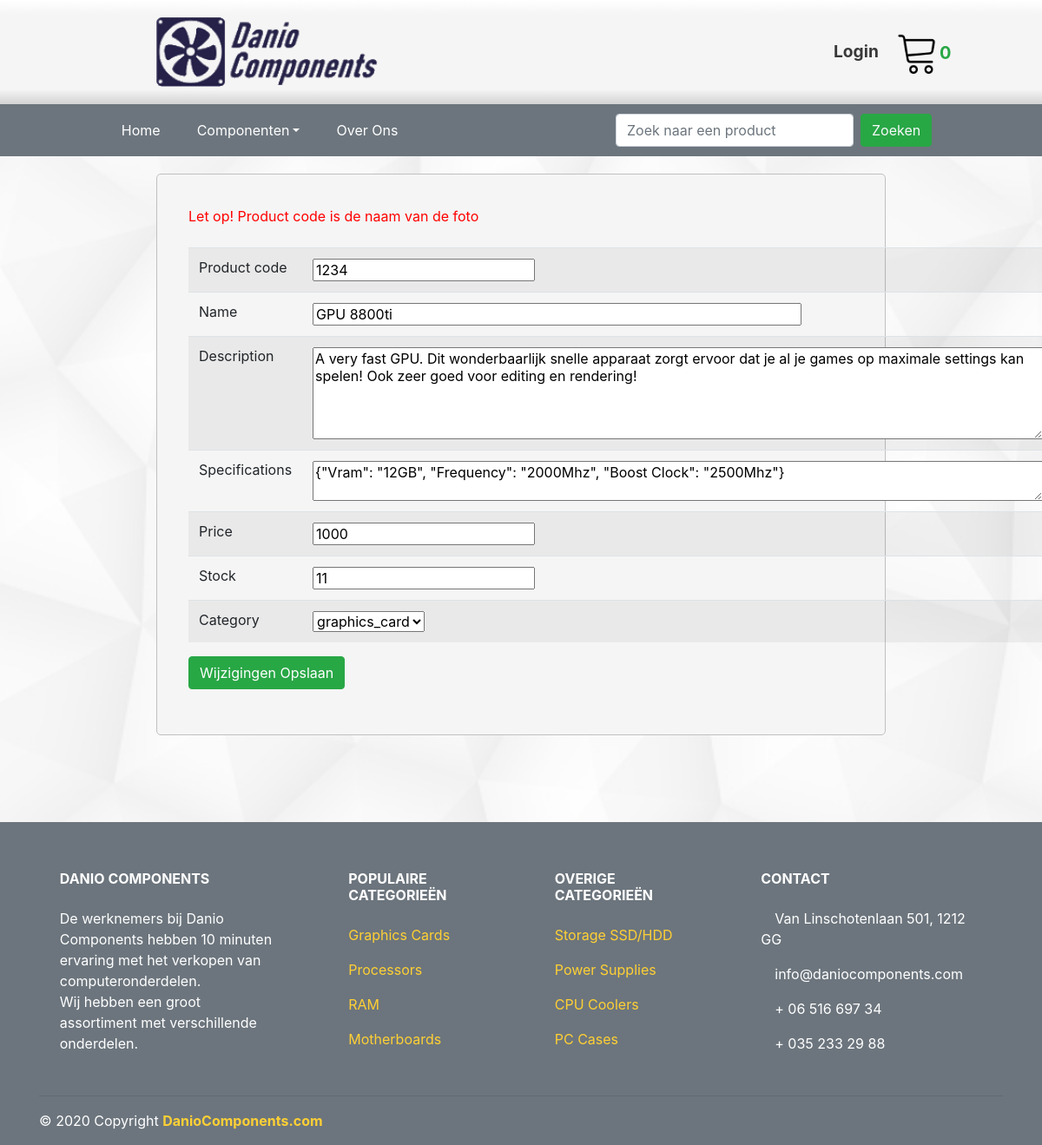
/updateProduct.php?product=1234, run on an earlier commit of the app's database.
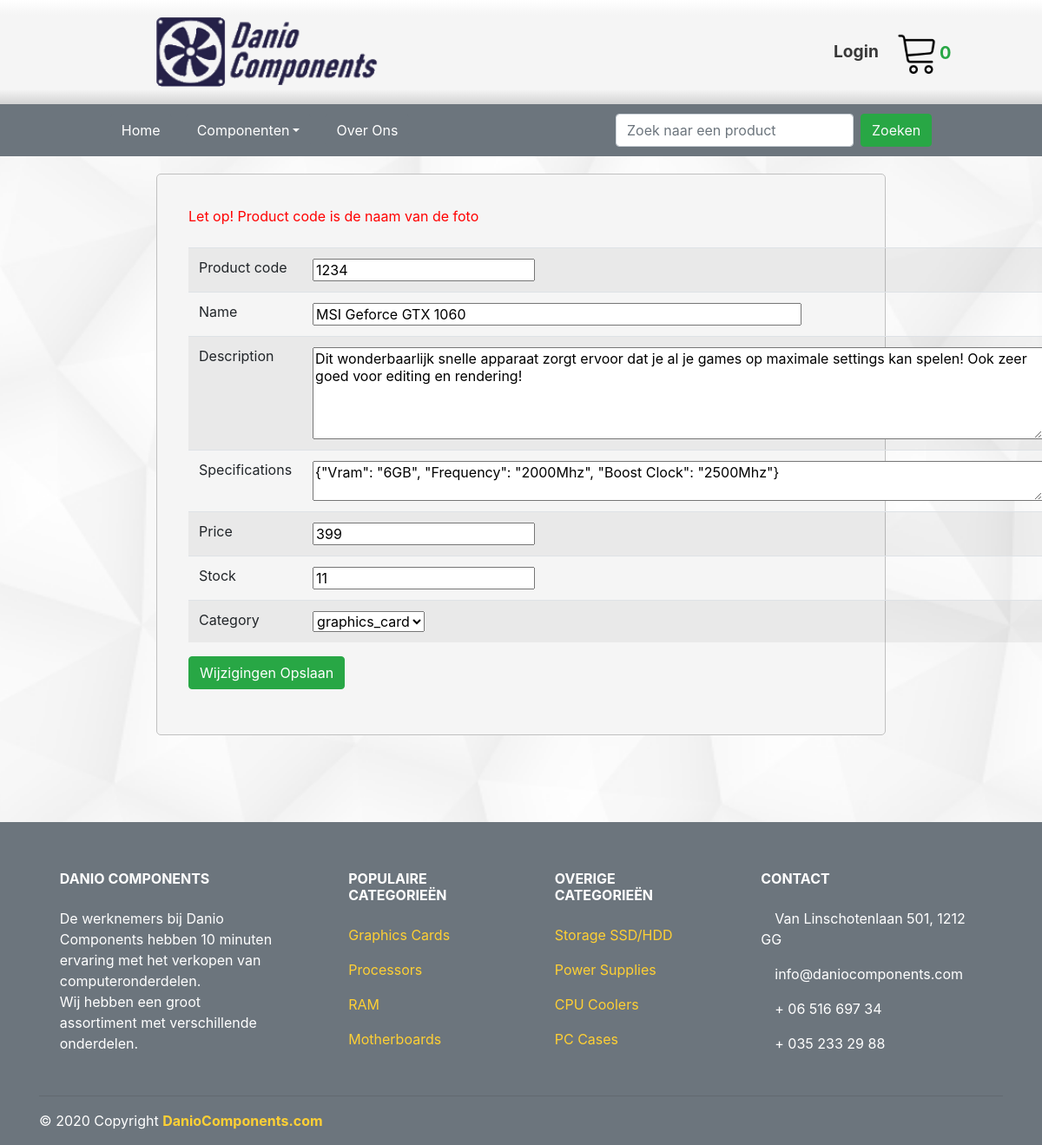
And on a later commit of the database.
### tables this page shows
CREATE TABLE IF NOT EXISTS `products` (
  `id` int(11) NOT NULL AUTO_INCREMENT,
  `product_code` varchar(45) NOT NULL,
  `name` varchar(60) NOT NULL,
  `description` text NOT NULL,
  `specifications` json NOT NULL,
  `price` int(11) NOT NULL,
  `stock` int(11) NOT NULL,
  `category_id` varchar(60) NOT NULL,
  PRIMARY KEY (`id`),
  UNIQUE KEY `id_UNIQUE` (`id`)
);

### updateProduct.php (the view, shortened to what this page needs)
<?php
    require_once("database.php");
    $stmt = $con->prepare("SELECT * FROM products WHERE product_code=?");
    $stmt->bindValue(1, $_GET["product"]);
    $stmt->execute();
    $product = $stmt->fetchObject();
    $stmt = $con->prepare("SELECT * FROM categories");
	$stmt->execute();
	$categories = $stmt->fetchAll(5);
?>
<html>
    <head>
        <link rel="stylesheet" href="styleSheet.css">
    </head>
    <body>
        <?php include("header.php") ?>
        <div class="PageContentBg">
            <form method="POST">
                <div style="color:red;">Let op! Product code is de naam van de foto</div><br>
                <table class="table table-striped">
                    <tbody>
                        <tr>
                            <td>Product code</td>
                            <td><input type="text" name="product_code" maxlength="45" value="<?php echo $product->product_code ?>"></td>
                        </tr>
                        <tr>
                            <td>Name</td>
                            <td><input type="text" name="name" maxlength="60" size="50" value="<?php echo $product->name ?>"></td>
                        </tr>
                        <tr>
                            <td>Description</td>
                            <td><textarea cols="80" rows="5" name="description"><?php echo $product->description ?></textarea></td>
                        </tr>
                        <tr>
                            <td>Specifications</td>
                            <td><textarea cols="80" rows="2" name="specifications"><?php echo $product->specifications ?></textarea></td>
                        </tr>
                        <tr>
                            <td>Price</td>
                            <td><input type="number" name="price" value="<?php echo $product->price ?>"></td>
                        </tr>
                        <tr>
                            <td>Stock</td>
                            <td><input type="number" name="stock" value="<?php echo $product->stock ?>"></td>
                        </tr>
                        <tr>
                            <td>Category</td>
                            <td>
                                <select name="category">
                                    <?php
                                        foreach($categories as $category) {
                                            if($product->category_id == $category->id) {
                                                echo "<option selected value=" . $category->id . ">" . $category->name . "</option>";
                                            } else {
                                                echo "<option value=" . $category->id . ">" . $category->name . "</option>";
                                            }
                                        }
                                    ?>
                                </select>
                            </td>
                        </tr>
                    </tbody>
                </table>
                <input class=" btn btn-success" type="submit" value="Wijzigingen Opslaan">
            </form>
        </div>
        <?php include("footer.php") ?>
    </body>
</html>

What changed in the data, as far as the page shows it:
changed products: name "GPU 8800ti" → "MSI Geforce GTX 1060"; description "A very fast GPU. Dit wonderbaarlijk snelle apparaat zorgt ervoor dat je al je games op maximale settings kan spelen! Ook zeer goed voor editing en rendering!" → "Dit wonderbaarlijk snelle apparaat zorgt ervoor dat je al je games op maximale settings kan spelen! Ook zeer goed voor editing en rendering!"; specifications "{\"Vram\": \"12GB\", \"Frequency\": \"2000Mhz\", \"Boost Clock\": \"2500Mhz\"}" → "{\"Vram\": \"6GB\", \"Frequency\": \"2000Mhz\", \"Boost Clock\": \"2500Mhz\"}"; price "1000" → "399"
